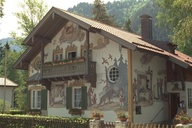
#> input picture final/img/ours_9_aaa.jpg, 192 x 128 px, shrunk from 768 x 512 before the run
$ jupyter execute --allow-errors Retargeting.ipynb   (older library calls are emulated)
#> lines starting #> are read from the running program, lines starting #| are printed output that depends on the picture
[cell 1]
import cv2
from matplotlib import pyplot as plt
import math
import numpy as np

[cell 2]
## if __name__ == “main”
# PATCH - SIZE : 7*7
# Declaring parameters for the retargeting
minImgSize = 30;                # lowest scale resolution size for min(w, h)
numScales = 10;                 # number of scales (distributed logarithmically)


## Preparing data for the retargeting
pathname = 'img/ours_9_aaa.jpg'
dx, dy = 1, 0.6
org_image = cv2.imread(pathname)
#> org_image is the input picture: shape (128, 192, 3); mean B, G, R 94, 109.4, 113
ref_image = cv2.imread("img/ours_10_aaa.jpg")
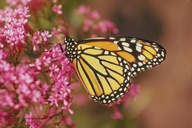
#> input picture final/img/ours_10_aaa.jpg, 192 x 128 px, shrunk from 768 x 512 before the run
#> ref_image is the input picture: shape (128, 192, 3); mean B, G, R 75, 92.9, 143.4
plt.imshow(ref_image)
h, w, _ = org_image.shape
#> h = 128; w = 192
resized_image = cv2.resize(org_image, None, fx = dx, fy = dy)
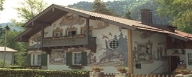
#> resized_image: shape (77, 192, 3); mean B, G, R 93.9, 109.3, 112.9

[cell 3]
plt.imshow(resized_image)
image = cv2.cvtColor(resized_image, cv2.COLOR_RGB2LAB)
#> image: shape (77, 192, 3); mean of channels 0, 1, 2 113.2, 123.4, 124

## retargeting at havlved images
'''
target_w= 30;

down_w = 47;
down_h = math.ceil(dy * h * target_w / (dx * w))

down_source = (np.zeros([down_h, down_w, 3])).astype(np.uint8)
print(down_w, down_h)
for i in range(down_h):
    for j in range(down_w):
        down_R = math.ceil(i * h / down_h)
        down_C = math.ceil(j * w / down_w)
        down_source[i][j][:] = org_image[down_R][down_C][:]

#plt.imshow(down_source)
'''

[cell 4]
import numpy as np
from PIL import Image
import time
from tqdm.notebook import tqdm

def cal_distance(a, b, A_padding, B, p_size):
    p = p_size // 2
    patch_a = A_padding[a[0]:a[0]+p_size, a[1]:a[1]+p_size, :]
    patch_b = B[b[0]-p:b[0]+p+1, b[1]-p:b[1]+p+1, :]
    temp = patch_b - patch_a
    num = np.sum(1 - np.int32(np.isnan(temp)))
    dist = np.sum(np.square(np.nan_to_num(temp))) / num
    return dist

# [8 lines left out: function reconstruction, not called in this run]


def initialization(A, B, p_size):
    A_h = np.size(A, 0)
    A_w = np.size(A, 1)
    B_h = np.size(B, 0)
    B_w = np.size(B, 1)
    p = p_size // 2
    random_B_r = np.random.randint(p, B_h-p, [A_h, A_w])
    random_B_c = np.random.randint(p, B_w-p, [A_h, A_w])
    A_padding = np.ones([A_h+p*2, A_w+p*2, 3]) * np.nan
    A_padding[p:A_h+p, p:A_w+p, :] = A
    f = np.zeros([A_h, A_w], dtype=object)
    dist = np.zeros([A_h, A_w])
    for i in range(A_h):
        for j in range(A_w):
            a = np.array([i, j])
            b = np.array([random_B_r[i, j], random_B_c[i, j]], dtype=np.int32)
            f[i, j] = b
            dist[i, j] = cal_distance(a, b, A_padding, B, p_size)
    return f, dist, A_padding

# [54 lines left out: functions propagation, random_search, not called in this run]

def NNS(img, ref, p_size, itr):
    A_h = np.size(img, 0)
    A_w = np.size(img, 1)
    f, dist, img_padding = initialization(img, ref, p_size)
    for itr in range(1, itr+1):
        print("iter:", itr)
        if itr % 2 == 0:
            for i in tqdm(range(A_h - 1, -1, -1)):
                for j in range(A_w - 1, -1, -1):
                    a = np.array([i, j])
                    propagation(f, a, dist, img_padding, ref, p_size, False)
                    random_search(f, a, dist, img_padding, ref, p_size)
        else:
            for i in tqdm(range(A_h)):
                for j in range(A_w):
                    a = np.array([i, j])
                    propagation(f, a, dist, img_padding, ref, p_size, True)
                    random_search(f, a, dist, img_padding, ref, p_size)
        print("iteration: %d"%(itr))
    return f

#> (a cell that did not finish here is left out)

#> in NNS, `A_h = np.size(img, 0)`: A_h = 128
#> in NNS, `A_w = np.size(img, 1)`: A_w = 192
#> in initialization, `A_h = np.size(A, 0)`: A_h = 128
#> in initialization, `A_w = np.size(A, 1)`: A_w = 192
#> in initialization, `B_h = np.size(B, 0)`: B_h = 128
#> in initialization, `B_w = np.size(B, 1)`: B_w = 192
#> in initialization, `random_B_r = np.random.randint(p, B_h-p, [A_h, A_w])`:
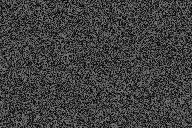
#> random_B_r: shape (128, 192) int64; min 3, max 124, mean 63.7
#> in initialization, `random_B_c = np.random.randint(p, B_w-p, [A_h, A_w])`:
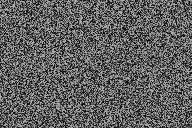
#> random_B_c: shape (128, 192) int64; min 3, max 188, mean 96.2
#> in initialization, `A_padding[p:A_h+p, p:A_w+p, :] = A`: A_padding: shape (134, 198, 3) float64; 7.37% of the values are NaN or infinite; the others: min 0, max 255, mean 103.8
#> the loop in initialization, `for i in range(A_h):` made 128 passes
#> after the loop in initialization, `for i in range(A_h):`:
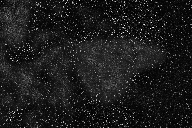
#> dist: shape (128, 192) float64; min 33.64, max 40927.3, mean 4545.2; drawn with min black and max white
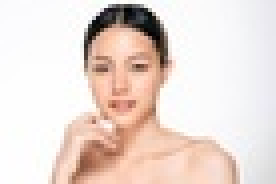
#> input picture final/img/face.jpg, 69 x 46 px, shrunk from 275 x 183 before the run (shown 4 times larger)
    end = time.time()
    print(end - start)
    # new = np.zeros(resized_image.shape)
    reconstruction(f, ref_image, org_image)

[cell 6]
import numpy as np
import scipy.misc as misc
from PIL import Image
import cv2
import time

def normalize(F_L):
    return F_L/np.sqrt(np.sum(np.square(F_L)))

def cal_distance(A, B, A_prime, B_prime, a_x, a_y, b_x, b_y, patch_size):
    A_H = A.shape[0]
    A_W = A.shape[1]
    B_H = B.shape[0]
    B_W = B.shape[1]
    dx0 = dy0 = patch_size // 2
    dx1 = dy1 = patch_size // 2 + 1
    dx0 = min(a_x, b_x, dx0)
    dx1 = min(A_H - a_x, B_H - b_x, dx1)
    dy0 = min(a_y, b_y, dy0)
    dy1 = min(A_W - a_y, B_W - b_y, dy1)
    patch_A = A[a_x - dx0:a_x + dx1, a_y - dy0:a_y + dy1]
    patch_A_prime = A_prime[a_x - dx0:a_x + dx1, a_y - dy0:a_y + dy1]
    patch_B = B[b_x - dx0:b_x + dx1, b_y - dy0:b_y + dy1]
    patch_B_prime = B_prime[b_x - dx0:b_x + dx1, b_y - dy0:b_y + dy1]
    dist = (np.sum((patch_A - patch_B) ** 2 + (patch_A_prime - patch_B_prime) ** 2)) / ((dx0 + dx1) * (dy0 + dy1))
    return dist

def init_nnf(A, B):
    A_H = A.shape[0]
    A_W = A.shape[1]
    nnf = np.zeros([A_H, A_W, 2], dtype=np.int32)
    nnf[:, :, 0] = np.random.randint(0, B.shape[0], size=[A_H, A_W])
    nnf[:, :, 1] = np.random.randint(0, B.shape[1], size=[A_H, A_W])
    return nnf

def init_nnd(A, B, A_prime, B_prime, SHAPE, nnf, patch_size):
    A_H = SHAPE[0]
    A_W = SHAPE[1]
    dist = np.zeros([A_H, A_W])
    for i in range(A_H):
        for j in range(A_W):
            dist[i, j] = cal_distance(A, B, A_prime, B_prime, i, j, nnf[i, j, 0], nnf[i, j, 1], patch_size)
    return dist

# [71 lines left out: functions propagation, random_search, not called in this run]

def NNF_Search(A, B, A_prime, B_prime, nnf, patch_size, itrs, search_radius):
    A = normalize(A)
    B = normalize(B)
    A_prime = normalize(A_prime)
    B_prime = normalize(B_prime)
    A_H = A.shape[0]
    A_W = A.shape[1]
    B_H = B.shape[0]
    B_W = B.shape[1]
    SHAPE = [A_H, A_W, B_H, B_W]
    nnd = init_nnd(A, B, A_prime, B_prime, SHAPE, nnf, patch_size)
    for itr in range(1, itrs + 1):
        print("iteration", itr)
        if itr % 2 == 0:
            for i in tqdm(range(A_H - 1, -1, -1)):
                for j in range(A_W - 1, -1, -1):
                    nnf, nnd = propagation(A, B, A_prime, B_prime, SHAPE, i, j, nnf, nnd, patch_size, False)
                    nnf, nnd = random_search(A, B, A_prime, B_prime, SHAPE, i, j, nnf, nnd, search_radius, patch_size)
        else:
            for i in tqdm(range(A_H)):
                for j in range(A_W):
                    nnf, nnd = propagation(A, B, A_prime, B_prime, SHAPE, i, j, nnf, nnd, patch_size, True)
                    nnf, nnd = random_search(A, B, A_prime, B_prime, SHAPE, i, j, nnf, nnd, search_radius, patch_size)
    return nnf

# [56 lines left out: functions warp, reconstruction_avg, upsample_nnf, not called in this run]

#> (a cell that did not finish here is left out)

#> in normalize, `return F_L/np.sqrt(np.sum(np.square(F_L)))`:
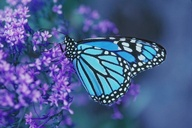
#> returned value: shape (128, 192, 3) float64; mean of channels 0, 1, 2 0.0502, 0.0326, 0.0263; drawn with min black and max white
#> in normalize (call 2), `return F_L/np.sqrt(np.sum(np.square(F_L)))`:
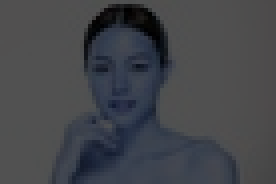
#> returned value: shape (46, 69, 3) float64 (shown 4 times larger); mean of channels 0, 1, 2 0.295, 0.277, 0.268; drawn as B, G, R
#> after the loop in init_nnd, `for i in range(A_H):`:
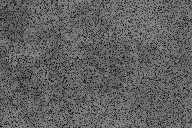
#> dist: shape (128, 192) float64; min 0.00629, max 0.559, mean 0.38
    rec = warp(nnf, B)
    end = time.time()
    print(end - start)
    # Image.fromarray(np.uint8(rec)).show()
    # Image.fromarray(np.uint8(rec)).save("C://Users//gmt//Desktop//gmt.jpg")
    plt.imshow(np.uint8(rec))
    plt.imsave("test3.png", np.uint8(rec))

#> (a cell that did not finish here is left out)

[cell 9]
A = cv2.imread("img/ours_9_aaa.jpg")
A = A[...,::-1]
plt.imshow(A)

[cell 10]
A = cv2.imread("img/face.jpg")
#> A is the input picture: shape (46, 69, 3); mean B, G, R 213.2, 219.9, 234.5
A = A[...,::-1]
plt.imshow(A)

[cell 11]
B = cv2.imread("img/face2.jpg")
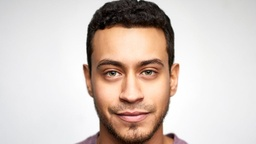
#> input picture final/img/face2.jpg, 256 x 144 px, shrunk from 1024 x 575 before the run
#> B is the input picture: shape (144, 256, 3); mean B, G, R 193.3, 200, 212.7
B = B[...,::-1]
plt.imshow(B)
